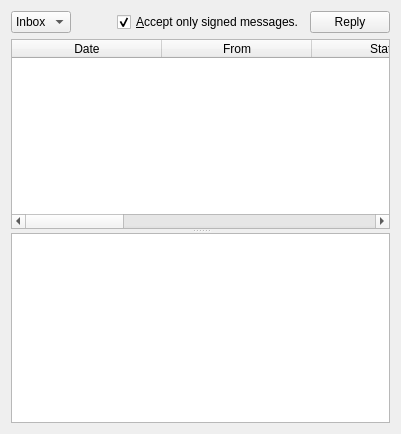
              <widget class="QWidget" name="tab_4">
               <attribute name="title">
                <string>&amp;Read</string>
               </attribute>
               <layout class="QVBoxLayout" name="verticalLayout_29">
                <item>
                 <layout class="QHBoxLayout" name="horizontalLayout_38">
                  <item>
                   <widget class="QComboBox" name="folder">
                    <property name="sizeAdjustPolicy">
                     <enum>QComboBox::AdjustToContents</enum>
                    </property>
                    <item>
                     <property name="text">
                      <string>Inbox</string>
                     </property>
                    </item>
                    <item>
                     <property name="text">
                      <string>Sent</string>
                     </property>
                    </item>
                    <item>
                     <property name="text">
                      <string>Trash</string>
                     </property>
                    </item>
                   </widget>
                  </item>
                  <item>
                   <spacer name="horizontalSpacer_32">
                    <property name="orientation">
                     <enum>Qt::Horizontal</enum>
                    </property>
                    <property name="sizeHint" stdset="0">
                     <size>
                      <width>40</width>
                      <height>20</height>
                     </size>
                    </property>
                   </spacer>
                  </item>
                  <item>
                   <widget class="QCheckBox" name="emailAcceptSigned">
                    <property name="text">
                     <string>&amp;Accept only signed messages.</string>
                    </property>
                    <property name="checked">
                     <bool>true</bool>
                    </property>
                   </widget>
                  </item>
                  <item>
                   <widget class="QPushButton" name="reply">
                    <property name="text">
                     <string>Reply</string>
                    </property>
                   </widget>
                  </item>
                 </layout>
                </item>
                <item>
                 <widget class="QSplitter" name="readVerticalSplitter">
                  <property name="orientation">
                   <enum>Qt::Vertical</enum>
                  </property>
                  <widget class="QTableWidget" name="mail">
                   <property name="alternatingRowColors">
                    <bool>true</bool>
                   </property>
                   <property name="selectionBehavior">
                    <enum>QAbstractItemView::SelectRows</enum>
                   </property>
                   <property name="horizontalScrollMode">
                    <enum>QAbstractItemView::ScrollPerPixel</enum>
                   </property>
                   <property name="sortingEnabled">
                    <bool>true</bool>
                   </property>
                   <attribute name="horizontalHeaderDefaultSectionSize">
                    <number>150</number>
                   </attribute>
                   <attribute name="horizontalHeaderStretchLastSection">
                    <bool>true</bool>
                   </attribute>
                   <column>
                    <property name="text">
                     <string>Date</string>
                    </property>
                   </column>
                   <column>
                    <property name="text">
                     <string>From</string>
                    </property>
                   </column>
                   <column>
                    <property name="text">
                     <string>Status</string>
                    </property>
                   </column>
                   <column>
                    <property name="text">
                     <string>Subject</string>
                    </property>
                   </column>
                   <column>
                    <property name="text">
                     <string>goldbug</string>
                    </property>
                   </column>
                   <column>
                    <property name="text">
                     <string>message</string>
                    </property>
                   </column>
                   <column>
                    <property name="text">
                     <string>message_digest</string>
                    </property>
                   </column>
                   <column>
                    <property name="text">
                     <string>receiver_sender_hash</string>
                    </property>
                   </column>
                   <column>
                    <property name="text">
                     <string>OID</string>
                    </property>
                   </column>
                  </widget>
                  <widget class="QTextBrowser" name="mailMessage">
                   <property name="tabChangesFocus">
                    <bool>true</bool>
                   </property>
                   <property name="textInteractionFlags">
                    <set>Qt::TextSelectableByKeyboard|Qt::TextSelectableByMouse</set>
                   </property>
                  </widget>
                 </widget>
                </item>
               </layout>
              </widget>
